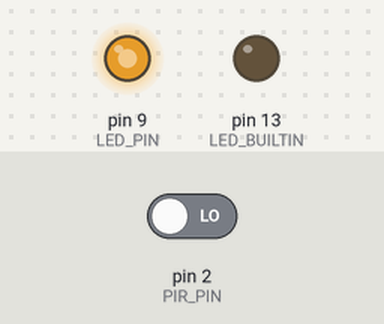
Bench run of a sketch on a simulated Arduino Uno, built with avr-gcc and run on an emulated ATmega328P. On the bench: output pins drawn as LEDs (lit = HIGH). Inputs (shaded band) come from the test bench; at power-on: pin 2 (PIR_PIN) LOW.

Above: at 6.2 s.
6.3 s: pin 2 (PIR_PIN) driven HIGH
At 7.35 s:
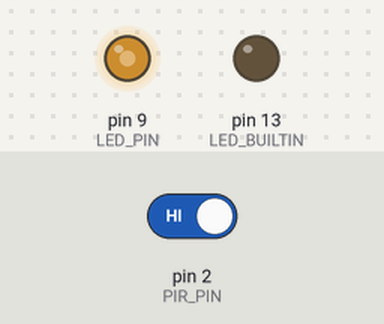
At 10.35 s:
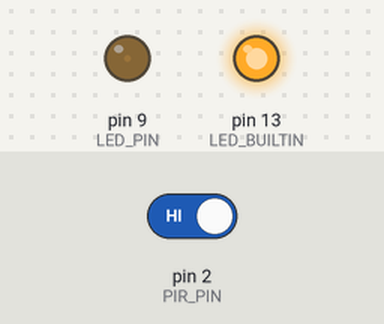
12.6 s: pin 2 (PIR_PIN) driven LOW
At 21.6 s:
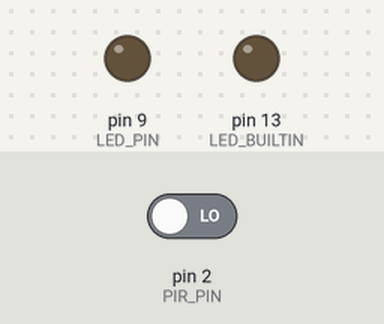
Timing chart, 0 to 23.1 s (numbered marks = the images above; inputs shaded):
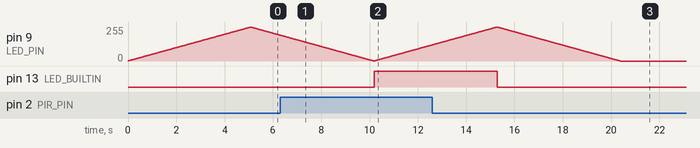

The sketch:

motion_fade.ino
```cpp
#define PIR_PIN 2
#define LED_PIN 9
#define FADE_STEP 1
#define FADE_DELAY 20

int brightness = 0;
int readState = 0;

// the setup function runs once when you press reset or power the board
void setup() {
  pinMode(LED_BUILTIN, OUTPUT);
  pinMode(LED_PIN, OUTPUT);
  pinMode(PIR_PIN, INPUT);
  digitalWrite(LED_BUILTIN, LOW);
  analogWrite(LED_PIN, 0);
  fade(FADE_STEP);
}


// the loop function runs over and over again forever
void loop() {
  readState = digitalRead(PIR_PIN);
  if (readState == HIGH) {
    digitalWrite(LED_BUILTIN, HIGH);
  }
  else {
    digitalWrite(LED_BUILTIN, LOW);
  }

  if (readState == HIGH && brightness == 0) {
    fade(FADE_STEP);
  }
  else if (readState == LOW && brightness == 255) {
    fade(-1 * FADE_STEP);
  }

  delay(20);
}


void fade(int inc) {
  do {
    brightness += inc;
    if (brightness >= 255) {
      brightness = 255;
      digitalWrite(LED_PIN, HIGH);
      return;
    }
    else if (brightness <= 0) {
      brightness = 0;
      digitalWrite(LED_PIN, LOW);
      return;
    }
    analogWrite(LED_PIN, brightness);
    delay(FADE_DELAY);
  } while(brightness > 0 && brightness < 255);
}
```

Measured:
- after the input at 6.3 s, pin 13 (LED_BUILTIN): LOW → HIGH after 3.9 s
- after the input at 12.6 s, pin 13 (LED_BUILTIN): HIGH → LOW after 2.7 s
- by itself, pin 9 (LED_PIN): rises from 121/255 to 255/255 in 2.7 s, then falls to 0/255 in 5.1 s
